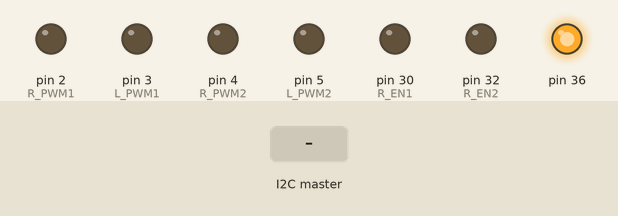
This sketch was run on a simulated Arduino Mega 2560, built with avr-gcc and run on an emulated ATmega2560. Shown: output pins drawn as LEDs (lit = HIGH). The inputs (shaded band) are chosen by the test bench. What the sketch prints to the serial monitor is not drawn.

Above: at 1.2 s.
1.3 s: the I2C master sends the byte 1
At 1.7 s:
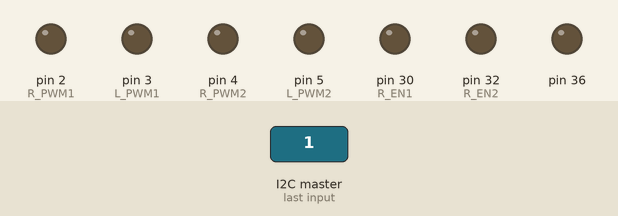
2.8 s: the I2C master sends "s"
At 4.0 s:
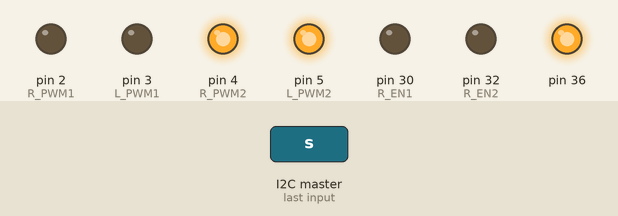
4.3 s: the I2C master sends the byte 2
At 5.2 s:
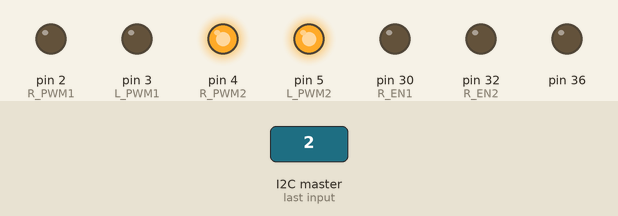
5.8 s: the I2C master sends "f"
At 6.3 s:
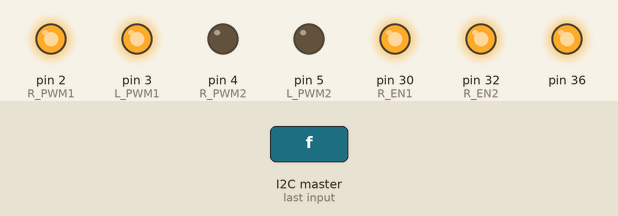
7.3 s: the I2C master sends the byte 5
At 8.5 s:
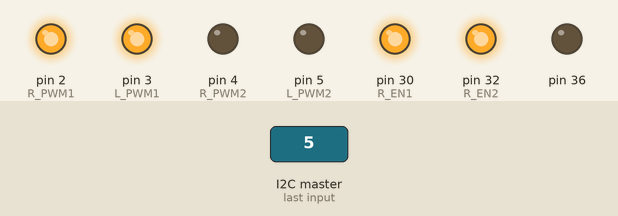
8.8 s: the I2C master sends "b"
At 9.8 s:
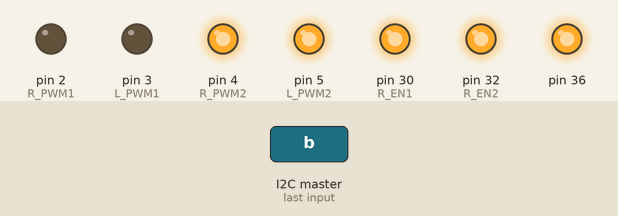
Timing chart, 0 to 11.3 s (numbered marks = the images above; inputs shaded):
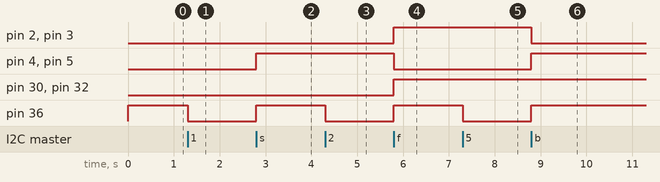

The sketch:

sona.ino
```cpp
#include <Wire.h>

const int R_PWM1 = 2;
const int L_PWM1 = 3;
const int R_EN1 = 30;
const int L_EN1 = 30;
const int R_PWM2 = 4;
const int L_PWM2 = 5;
const int R_EN2 = 32;
const int L_EN2 = 32;
unsigned long value = 0;
char dataC[8];
int j = 0;
bool flag = false;
String dataS = "";
String command = "";
char buff[6] = "";
int i = 0;
unsigned char p1, p2;
unsigned char d1, d2;
unsigned char e1, e2;

#define DISABLE LOW
#define ENABLE HIGH

void setup()
{
	Serial.begin(9600);
	Serial.println(" Start Sona");
  Wire.begin(8);                /* join i2c bus with address 8 */
  Wire.onReceive(receiveEvent); /* register receive event */
  pinMode(L_PWM1, OUTPUT);
  pinMode(R_EN1, OUTPUT);
  pinMode(L_EN1, OUTPUT);
  pinMode(L_PWM2, OUTPUT);
  pinMode(R_EN2, OUTPUT);
  pinMode(L_EN2, OUTPUT);
  pinMode(36, OUTPUT);
  p1 = 0; p2 = 0;
  d1 = LOW; d2 = HIGH;
  e1 = DISABLE; e2 = DISABLE;Serial.println("======>From ESP<======");
  digitalWrite(36, ENABLE);
//  digitalWrite(R_EN1, ENABLE);
//  digitalWrite(L_EN1, ENABLE);
//  digitalWrite(L_PWM1, LOW);
//  analogWrite(R_PWM1, 250);
}
void loop()
{

  if(flag == true)
  {
    DC(1);
    DC(2);
    flag = false;
  }
}

void receiveEvent(int howMany)
{
  for(int i = 0; i < 6; i++) buff[i] = '\0';
  Serial.println("Da nhan duoc data");
  digitalWrite(36, !digitalRead(36));
  i=0;
  while (0 < Wire.available() && i < 6)
    buff[i++] = Wire.read();      /* receive byte as a character */
  Serial.println("======>From ESP<======");
  Serial.println(buff);
  if(buff[0] == 'f')
  {
    d1 = HIGH; d2 = LOW;
    e1 = ENABLE; e2 = ENABLE;
  }
  else if(buff[0] == 'b')
  {
    d1 = LOW; d2 = HIGH;
    e1 = ENABLE; e2 = ENABLE;
  }
  else if(buff[0] == 'r')
  {
    d2 = HIGH;
    e2 = ENABLE;
    DC(2);
    d1 = HIGH;
    e1 = ENABLE;
    DC(1);
  }
  else if(buff[0] == 'l')
  {
    d1 = LOW;
    e1= ENABLE;
    DC(1);
    d2 = LOW;
    e2= ENABLE;
    DC(2);
  }
  else if(buff[0] == 'p')
  {
    String cmdStr = "";
    for(int j = 3; j < 6; j++) cmdStr += buff[j];
    if(buff[1] == '1')
    {
      p1 = cmdStr.toInt();
    }
    else if(buff[1] == '2')
    {
      p2 = cmdStr.toInt();
    }
  }
  else if(buff[0] == 's')
  {
    e1 = DISABLE; e2 = DISABLE;
    flag = true;
    Serial.println("p = 0");
  }
  else
  {
    flag = false;
    return;
  }
  flag = true;
}

void DC(int index)
{
  if(index == 1)
  {
    digitalWrite(R_EN1, e1);
    digitalWrite(L_EN1, e1);
    digitalWrite(L_PWM1, d1);
    if(d1 == LOW)    analogWrite(R_PWM1, p1 );
    else            analogWrite(R_PWM1, 255 - p1 );
  }
  else if(index == 2)
  {
    digitalWrite(R_EN2, e2);
    digitalWrite(L_EN2, e2);
    digitalWrite(L_PWM2, d2);
    if(d2 == LOW)    analogWrite(R_PWM2, p2);
    else            analogWrite(R_PWM2, 255 - p2);
  }
}
```

Measured:
- after the input at 1.3 s, pin 36: HIGH → LOW at once
- after the input at 2.8 s, pin 4 (R_PWM2), pin 5 (L_PWM2), pin 36: LOW → HIGH at once
- after the input at 4.3 s, pin 36: HIGH → LOW at once
- after the input at 5.8 s, pin 2 (R_PWM1), pin 3 (L_PWM1), pin 30 (R_EN1), pin 32 (R_EN2), pin 36: LOW → HIGH at once; pin 4 (R_PWM2), pin 5 (L_PWM2): HIGH → LOW at once
- after the input at 7.3 s, pin 36: HIGH → LOW at once
- after the input at 8.8 s, pin 2 (R_PWM1), pin 3 (L_PWM1): HIGH → LOW at once; pin 4 (R_PWM2), pin 5 (L_PWM2), pin 36: LOW → HIGH at once
